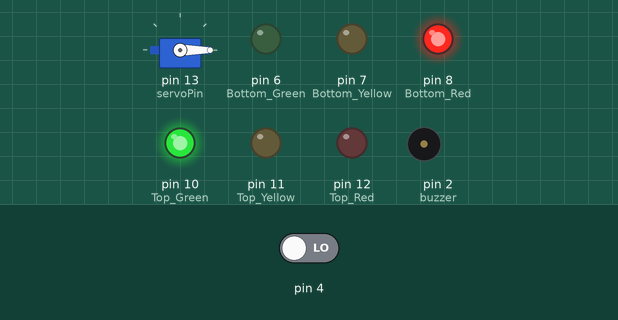
A sketch run on a simulated Arduino Uno, built with avr-gcc and run on an emulated ATmega328P. On the bench: servo, output pins drawn as LEDs (lit = HIGH), buzzer (waves = sounding). Inputs (shaded band) come from the test bench; at power-on: pin 4 LOW.

Above: at 15.4 s.
15.5 s: pin 4 driven HIGH
At 17.7 s:
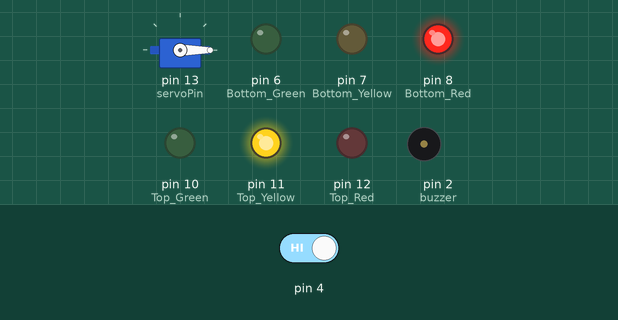
At 20.4 s:
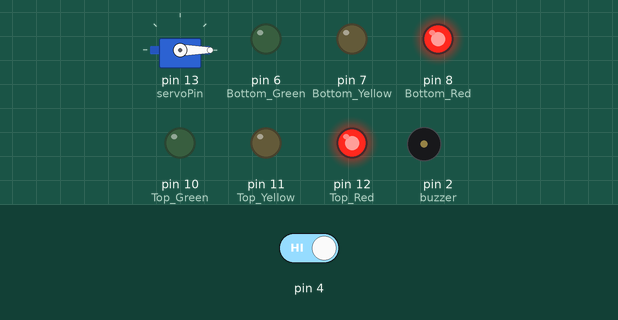
29.7 s: pin 4 driven LOW
At 46.9 s:
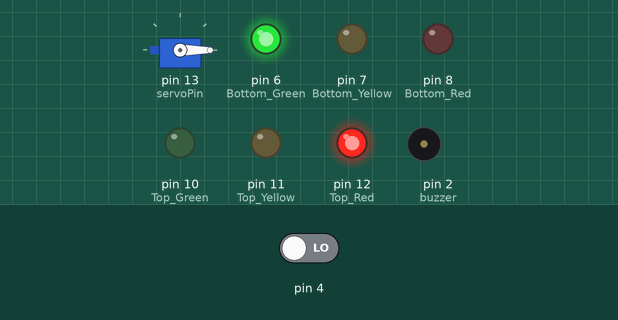
Timing chart, 0 to 48.4 s (numbered marks = the images above; inputs shaded):
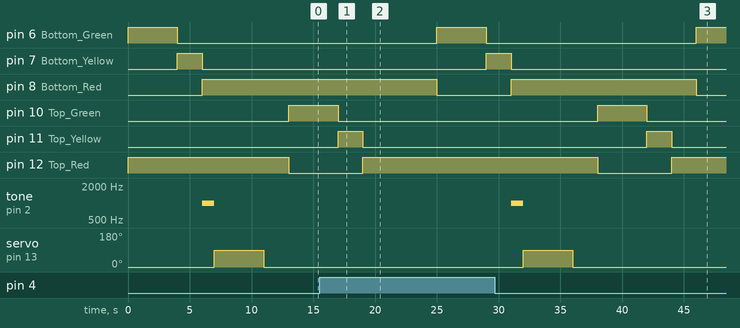

The sketch:

Stoplight.ino
```cpp
#include <Servo.h>

int servoPin = 13;
Servo Servo1;
const int buzzer = 2;

void setup() {
  // put your setup code here, to run once:
  pinMode(12, OUTPUT); //Top Red
  pinMode(11, OUTPUT); //Top Yellow
  pinMode(10, OUTPUT); //Top Green

  pinMode(8, OUTPUT); //Bottom Red
  pinMode(7, OUTPUT); //Bottom Yellow
  pinMode(6, OUTPUT); //Bottom Green

  Servo1.attach(servoPin);
  Servo1.write(0);

  pinMode(2, OUTPUT);

}

void loop() {
  // put your main code here, to run repeatedly:

  digitalWrite(12, HIGH);
  digitalWrite(6, HIGH);
  delay(4000);
  digitalWrite(6, LOW);
  digitalWrite(7, HIGH);
  delay(2000);
  digitalWrite(7, LOW);
  digitalWrite(8, HIGH);
      tone(buzzer, 1000); // Send 1KHz sound signal...
      delay(1000);        // ...for 1 sec
      noTone(buzzer);

      Servo1.write(90);
     delay(4000);
      Servo1.write(0);

  if(digitalRead(4) == HIGH) {
    digitalWrite(3, HIGH);
    delay(3000);
    digitalWrite(3, LOW);
  }
  delay(2000);
  digitalWrite(12, LOW);
  digitalWrite(10, HIGH);
  delay(4000);
  digitalWrite(10, LOW);
  digitalWrite(11, HIGH);
  delay(2000);
  digitalWrite(11, LOW);
  digitalWrite(12, HIGH);

  if(digitalRead(4) == HIGH) {
    digitalWrite(3, HIGH);
    delay(4000);
    digitalWrite(3, LOW);
  }
  delay(2000);
  digitalWrite(8, LOW);


   // Servo1.write(90);
   //delay(1000);
  //Servo1.write(0);
   //delay(1000);
  //Servo1.write(90);
   //delay(1000);
  //Servo1.write(180);
   //delay(1000);
}
```

Measured:
- after the input at 15.5 s, tone on pin 2 (buzzer): stays silent (without the input it goes to 1000 Hz after 11.5 s); servo on pin 13 (servoPin): stays 0° (without the input it goes to 90° after 12.5 s)
- after the input at 29.7 s, pin 6 (Bottom_Green): LOW → HIGH after 16.3 s
